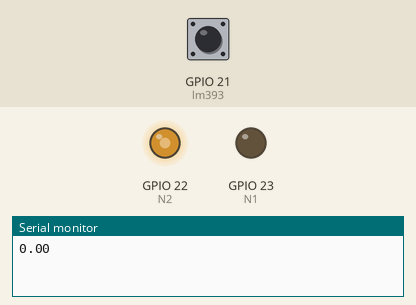
This sketch was run on a simulated ESP32. Shown: output pins drawn as LEDs (lit = HIGH), the last lines printed to the serial monitor. Inputs (shaded band) come from the test bench; at power-on: GPIO 21 (lm393) HIGH.

Above: at 1.1 s.
At 5.1 s:
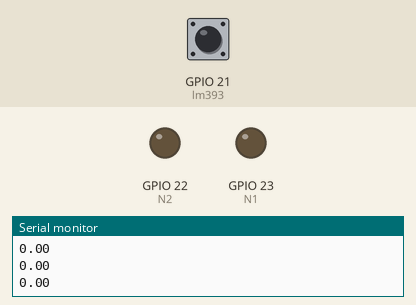
Timing chart, 0 to 6.6 s (numbered marks = the images above):
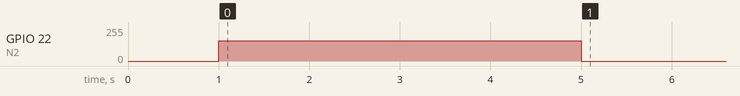

Measured:
- by itself, GPIO 22 (N2): 0/255 → 152/255 at 1.0 s, → 0/255 4.0 s later

The sketch:

Obtendo_ft.ino
```cpp
/*
 * O objetivo deste codigo é obter um grafico que crie uma funcao transferencia de U(pwm) para rotacao (RPM)
 */
//Ligacao protoboard:

#define N1 23
#define N2 22
#define lm393 21

int res = 8;//Numero de bits para resoluçao
int freq = 5000;  //Frequencia do pwm

/*
 * O motor  de 800 RPM ou 13.33 Hz SEM CARGA...
 * Ou seja, podemo fazer uma funcao que contaos furinhos e protege contra ruidos de malha fechada...
 * 13.33 Hz equivale a um maximo de 0.075 segundos por ciclo. ou 75 ms
 * Porém.. existe alguns picos de velocidade, e por isso, decidi aumentar para 100 ms
 */


int tempo_atras =0;
int tempo_teste=0;
int count=0;
float rpm=0;
int furos_encoder = 20;
void IRAM_ATTR f_int1 (){  // É NECESSARIO ESSE ATRIBUTO IRAM_ATTR  //Esta funcao contabiliza quantas vezes o laser direito deu rising
  count++;

}


void motor(int dir, int intensity){    //dir = 0 > frente; dir = 1 =>tras
  if (dir==0){
    ledcWrite(0, 0); //Utilizando o canal para porta pwm
    ledcWrite(1, intensity); //Utilizando o canal para porta pwm
  }
  if (dir==1){
    ledcWrite(0, intensity); //Utilizando o canal para porta pwm
    ledcWrite(1, 0); //Utilizando o canal para porta pwm
  }
}


void setup() {
  ledcSetup(0, freq , res);  // Configurando o canal 0
  ledcSetup(1, freq , res);  // Configurando o canal 1
  ledcAttachPin(N1, 0); //Linkando o canal 0 à porta GPIO N1
  ledcAttachPin(N2, 1); //Linkando o canal 1 à porta GPIO N2

  pinMode(lm393,INPUT);

  Serial.begin(9600);
  attachInterrupt(digitalPinToInterrupt(lm393),f_int1, FALLING);//Um ciclo do encoder é contado quando ele acaba de acender.
  tempo_atras =millis();
  tempo_teste=millis();
  delay(1000);
}


void loop() {

  while((millis()-tempo_teste)<5000){

      motor(0,153);

      if((millis()-tempo_atras)>100){
        detachInterrupt(lm393);
        rpm = ((60*1000/furos_encoder)/(millis()-tempo_atras))*count;
        tempo_atras = millis();
        count = 0;
        Serial.println(rpm);
        attachInterrupt(digitalPinToInterrupt(lm393),f_int1, FALLING);//Um ciclo do encoder é contado quando ele acaba de apagar.
      }
  }
  motor(0,0);
}
```
